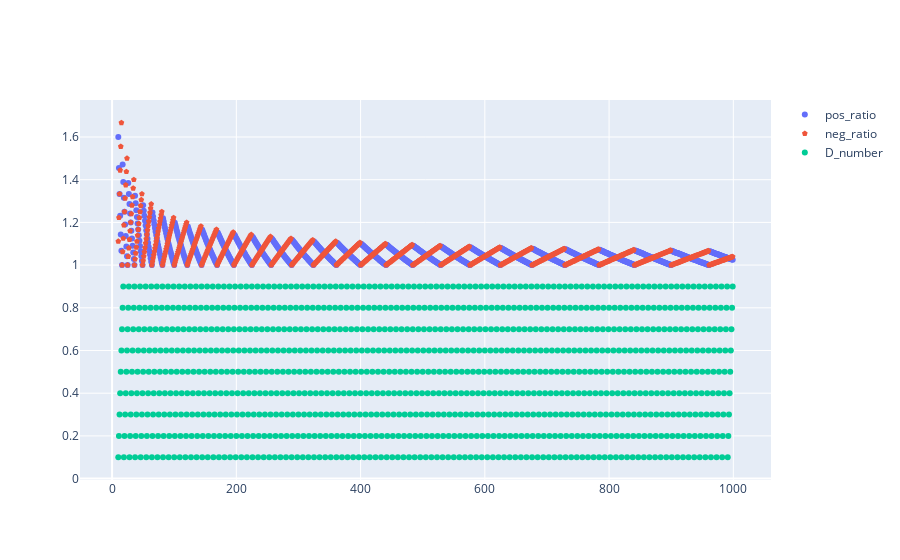

This figure's notebook cell:
### Code cell
# Plotting the numbers vs the ratio of the number to the positive/negative distance along with D_root of the number. 
data=[go.Scatter(x=[x[0] for x in result], y=[x[3][0]/x[0] for x in result], mode='markers', name='pos_ratio'),
      go.Scatter(x=[x[0] for x in result], y=[x[0]/x[7][0] for x in result], mode='markers',name = 'neg_ratio',marker = dict(symbol = 'pentagon')),
      go.Scatter(x=[x[0] for x in result], y=[x[1]/10 for x in result], mode='markers', name='D_number')]
fig = go.Figure(data)
fig.show()

### Figure 1 — Plotly figure (JSON) as saved in the notebook; plotly's stock layout.template omitted (floating-point values rounded to 4 significant figures; data arrays with more than 128 entries replaced by an {"elided": "..."} marker saying what was removed)
{"data": [{"mode": "markers", "name": "pos_ratio", "type": "scatter", "x": {"elided": "990 int values"}, "y": {"elided": "990 float values"}}, {"marker": {"symbol": "pentagon"}, "mode": "markers", "name": "neg_ratio", "type": "scatter", "x": {"elided": "990 int values"}, "y": {"elided": "990 float values"}}, {"mode": "markers", "name": "D_number", "type": "scatter", "x": {"elided": "990 int values"}, "y": {"elided": "990 float values"}}], "layout": {}}
